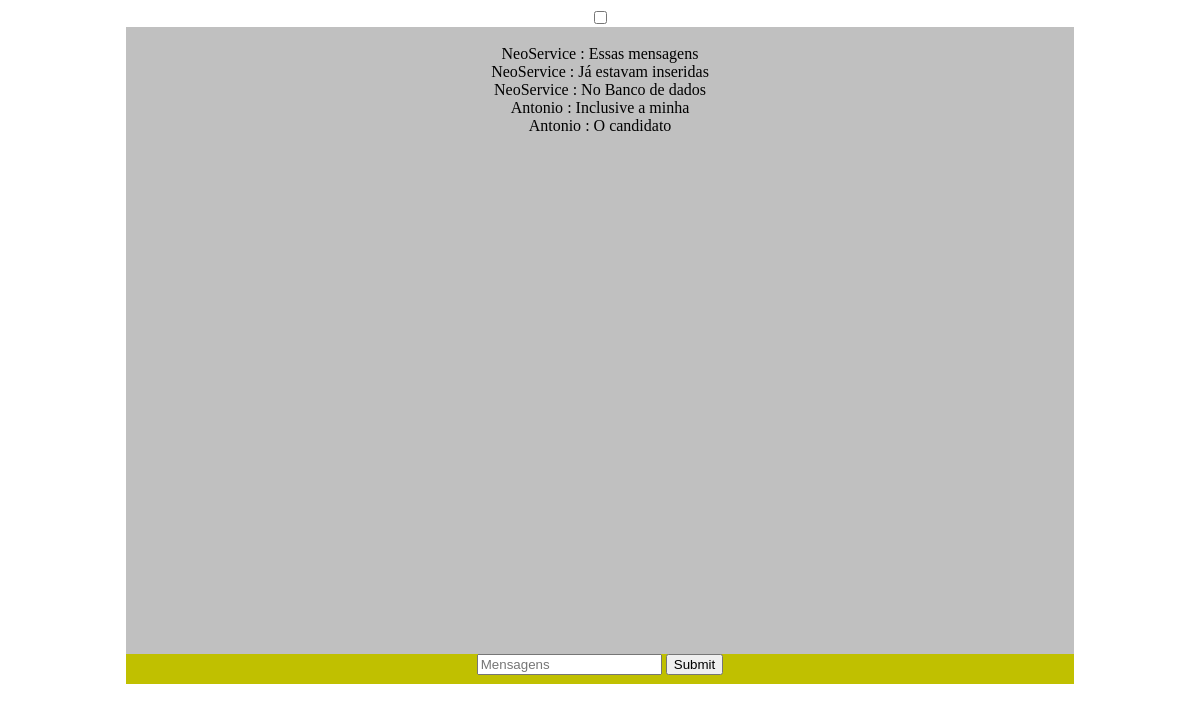
Page /www/chatCandidato.php on the committed database.
### tables this page shows
create table TbMensagens(
IdMensagem int NOT NULL AUTO_INCREMENT,
fk_IdContato int,
foreign key(fk_IdContato) references TbContatos(IdContato),
fk_IdEmpresa int,
foreign key(fk_IdEmpresa) references TbEmpresas(IdEmpresa),
fk_IdCandidato int,
foreign key(fk_IdCandidato) references TbCandidatos(IdCandidato),
Mensagem varchar(225),
primary key (IdMensagem)
)default charset = utf8;

create table TbEmpresas(
IdEmpresa int NOT NULL AUTO_INCREMENT,
NmUsuario varchar(100)NOT NULL,
Senha varchar(100)NOT NULL,
Email varchar(150)NOT NULL,
NmEmpresa varchar(100)NOT NULL,
CNPJ varchar(14)NOT NULL,
Razao varchar(100)NOT NULL,
CEP int NOT NULL,
Estado varchar(100)NOT NULL,
Cidade varchar(100)NOT NULL,
Bairro varchar(100)NOT NULL,
Endereco varchar(225)NOT NULL,
Numero int,
Complemento char(1),
primary key (IdEmpresa)
)default charset = utf8;

create table TbCandidatos(
IdCandidato int NOT NULL AUTO_INCREMENT,
NmUsuario varchar(100)NOT NULL,
Senha varchar(100)NOT NULL,
NmCandidato varchar(100) NOT NULL,
Email varchar(150)NOT NULL,
primary key (IdCandidato)
)default charset = utf8;

### www/chatCandidato.php (the view, shortened to what this page needs)
<html>
<head>
	<link rel="stylesheet" type="text/css" href="css/chat.css">
</head>
<center>
<body>
<input type="checkbox" id="bt_menu">
	<div class="container">
		<div class="superior">
		<?php
		$nc = @mysql_query("select a.NmEmpresa,
		b.NmCandidato,
		c.fk_IdEmpresa,
		c.fk_IdCandidato,
		c.Mensagem,
		d.IdContato
		from TbEmpresas a inner join
		tbcontatos d
		on a.IdEmpresa = d.fk_IdEmpresa
		inner join TbCandidatos b
		on b.IdCandidato = d.fk_IdCandidato
		inner join TbMensagens c
		on c.fk_idcontato = d.idcontato
		where d.IdContato = 1;");
		while($lc = @mysql_fetch_array($nc) ){
			$ide = $lc['fk_IdEmpresa'];
			$a = $lc['NmEmpresa'];
			$b = $lc['NmCandidato'];
			$mensagem = $lc ['Mensagem'];
			 if($ide == null ){
				echo "<br>  $b  : $mensagem";
			 }
			if($ide == 1 ){
				echo "<br> $a : $mensagem";
			}
		}
		?>
		</div>
		<div class="campos">
		<form action="enviarCandidato.php" method="post">
		<input type="text" name="mensagem" placeholder="Mensagens">
		<input type="submit" name="enviar" onclick="Nova()">
		</form>
		</div>
	</div>
	</center>
</body>
</html>

### www/css/chat.css (style rules this page uses)
.superior { width:80%; height:80%; background-color:#c0c0c0; }
.campos { background-color: #c0c000; width: 80%; height:30px; }

### rows in the picture
tbmensagens: fk_IdEmpresa.NmEmpresa "NeoService", Mensagem "Essas mensagens"
tbmensagens: fk_IdEmpresa.NmEmpresa "NeoService", Mensagem "Já estavam inseridas"
tbmensagens: fk_IdEmpresa.NmEmpresa "NeoService", Mensagem "No Banco de dados"
tbmensagens: fk_IdCandidato.NmCandidato "Antonio", Mensagem "Inclusive a minha"
tbmensagens: fk_IdCandidato.NmCandidato "Antonio", Mensagem "O candidato"
